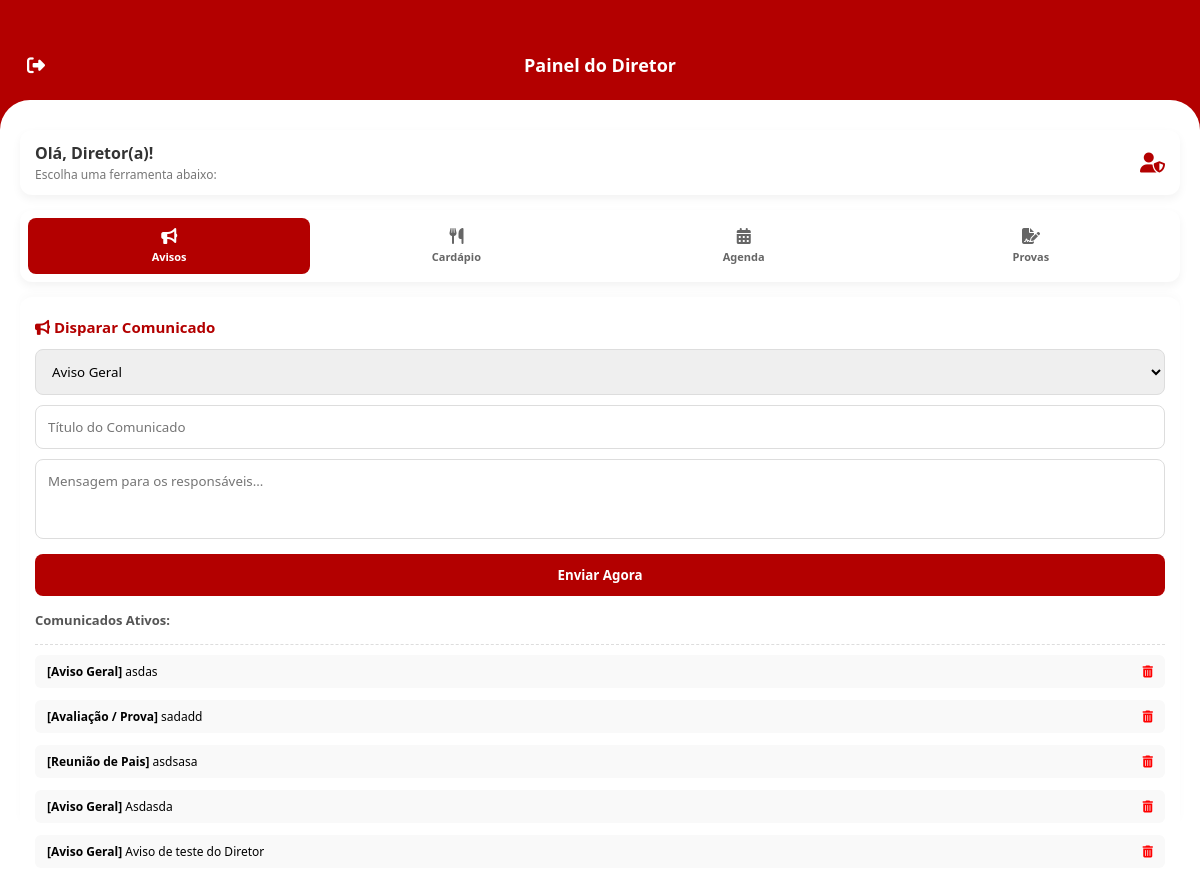
Page /dashboard_diretor on the committed database.
### app.py (models this page shows)
class Comunicado(db.Model):
    id = db.Column(db.Integer, primary_key=True)
    tipo = db.Column(db.String(50), nullable=False)
    badge_classe = db.Column(db.String(50), nullable=False)
    badge_texto = db.Column(db.String(50), nullable=False)
    tempo = db.Column(db.String(20), default="Agora")
    titulo = db.Column(db.String(100), nullable=False)
    mensagem = db.Column(db.Text, nullable=False)

### app.py (the view)
@app.route('/dashboard_diretor')
def dashboard_diretor():
    lista_comunicados = Comunicado.query.order_by(Comunicado.id.desc()).all()
    lanche_registro = obter_ou_criar_lanche()
    lista_eventos = Evento.query.all()
    lista_provas = Prova.query.all()
    lanche_dict = {
        "segunda": lanche_registro.segunda,
        "terca": lanche_registro.terca,
        "quarta": lanche_registro.quarta,
        "quinta": lanche_registro.quinta,
        "sexta": lanche_registro.sexta
    }
    return render_template(
        'dashboard_diretor.html',
        lista_comunicados=lista_comunicados,
        lanche=lanche_dict,
        lista_eventos=lista_eventos,
        lista_provas=lista_provas
    )

### app.py (called while the page is built)
def obter_ou_criar_lanche():
    lanche = LancheSemana.query.first()
    if not lanche:
        lanche = LancheSemana()
        db.session.add(lanche)
        db.session.commit()
    return lanche

### templates/dashboard_diretor.html (shortened to what this page needs)
<!DOCTYPE html>
<html lang="pt-BR">
<head>
    <link rel="stylesheet" href="../css/style.css">
    <link rel="stylesheet" href="https://cdnjs.cloudflare.com/ajax/libs/font-awesome/6.4.0/css/all.min.css">
</head>
<body>
    <div class="app-container">
        <header class="page-header" style="background: #b30000;">
            <h2 style="color: #fff;">Painel do Diretor</h2>
            <a href="/" class="back-btn" style="color: #fff; margin-right: 15px;"><i class="fas fa-sign-out-alt"></i></a>
        </header>
        <main class="page-content dash-content-card" style="padding: 15px; display: flex; flex-direction: column; flex: 1; min-height: 0;">
            <div style="background: #fff; padding: 12px 15px; border-radius: 12px; box-shadow: 0 4px 10px rgba(0,0,0,0.05); margin-bottom: 15px; display: flex; align-items: center; justify-content: space-between; flex-shrink: 0;">
                <div>
                    <h3 style="color: #333; margin: 0; font-size: 16px;">Olá, Diretor(a)!</h3>
                    <p style="color: #777; font-size: 12px; margin: 2px 0 0 0;">Escolha uma ferramenta abaixo:</p>
                </div>
                <i class="fas fa-user-shield" style="color: #b30000; font-size: 20px;"></i>
            </div>
            <nav class="director-tabs-menu" style="flex-shrink: 0;">
                <button type="button" class="tab-btn active" onclick="switchTab('comunicados')">
                    <i class="fas fa-bullhorn"></i>Avisos
                </button>
                <button type="button" class="tab-btn" onclick="switchTab('cardapio')">
                    <i class="fas fa-utensils"></i>Cardápio
                </button>
                <button type="button" class="tab-btn" onclick="switchTab('calendario')">
                    <i class="fas fa-calendar-alt"></i>Agenda
                </button>
                <button type="button" class="tab-btn" onclick="switchTab('provas')">
                    <i class="fas fa-file-signature"></i>Provas
                </button>
            </nav>
            <div style="background: #fff; padding: 20px 15px; border-radius: 12px 12px 0 0; box-shadow: 0 -4px 10px rgba(0,0,0,0.02); flex: 1; display: flex; flex-direction: column; justify-content: flex-start; min-height: 0;">
                <div id="tab-comunicados" class="director-panel-block active" style="min-height: 0;">
                    <form id="form-comunicado" action="/criar_comunicado" method="POST" style="flex-shrink: 0;">
                        <h4 style="color: #b30000; margin: 0 0 12px 0; font-size: 15px;"><i class="fas fa-bullhorn"></i> Disparar Comunicado</h4>
                        <div style="margin-bottom: 10px;">
                            <select name="tipo" style="width: 100%; padding: 12px; border: 1px solid #ddd; border-radius: 8px;" required>
                                <option value="Avisos">Aviso Geral</option>
                            </select>
                        </div>
                        <div style="margin-bottom: 10px;">
                            <input type="text" name="titulo" placeholder="Título do Comunicado" style="width: 100%; padding: 12px; border: 1px solid #ddd; border-radius: 8px; box-sizing: border-box;" required>
                        </div>
                        <div style="margin-bottom: 10px;">
                            <textarea name="mensagem" rows="3" placeholder="Mensagem para os responsáveis..." style="width: 100%; padding: 12px; border: 1px solid #ddd; border-radius: 8px; box-sizing: border-box; resize: none;" required></textarea>
                        </div>
                        <button type="submit" style="width: 100%; background: #b30000; color: #fff; border: none; padding: 12px; border-radius: 8px; font-weight: bold; cursor: pointer;">Enviar Agora</button>
                    </form>
                    <h5 style="margin: 15px 0 5px 0; color: #555; font-size: 13px; flex-shrink: 0;">Comunicados Ativos:</h5>
                    <div class="active-items-list">
                        {% for c in lista_comunicados %}
                        <div style="display: flex; justify-content: space-between; background: #f9f9f9; padding: 8px 12px; border-radius: 6px; margin-bottom: 6px; font-size: 12px;">
                            <span><strong>[{{ c.badge_texto }}]</strong> {{ c.titulo }}</span>
                            <a href="/deletar_comunicado/{{ c.id }}" style="color:red; text-decoration: none;"><i class="fas fa-trash-alt"></i></a>
                        </div>
                        {% endfor %}
                    </div>
                </div>
            </div> </main>
    </div>
</body>
</html>

### css/style.css (style rules this page uses)
* { margin: 0; padding: 0; box-sizing: border-box; font-family: 'Segoe UI', -apple-system, BlinkMacSystemFont, Roboto, sans-serif; }
button, a, .tab-btn, .menu-item, .nav-item { -webkit-tap-highlight-color: transparent !important; outline: none !important; }
html, body { margin: 0; padding: 0; width: 100%; height: 100%; overflow: hidden; }
.app-container { width: 100%; height: 100%; display: flex; flex-direction: column; overflow: hidden; position: relative; }
.dash-content-card { flex: 1 !important; background-color: #ffffff !important; background: #ffffff !important; border-top-left-radius: 30px !important; border-top-right-radius: 30px !important; margin-top: -25px !important; position: relative !important; z-index: 10 !important; overflow-y: auto !important; overflow-x: hidden !important; -webkit-overflow-scrolling: touch; padding: 30px 20px 110px 20px !important; }
.page-header + .dash-content-card, .page-header + .page-content { border-top-left-radius: 28px !important; border-top-right-radius: 28px !important; margin-top: -25px !important; position: relative; z-index: 5; }
.page-content, .dash-content-card { display: flex !important; flex-direction: column !important; justify-content: flex-start !important; }
.page-header { background-color: #b30000 !important; color: white !important; padding-top: 35px !important; padding-bottom: 50px !important; display: flex !important; justify-content: space-between !important; align-items: center !important; position: relative !important; z-index: 1 !important; }
.page-header + .dash-content-card, .page-header + .page-content, .page-header + div { border-top-left-radius: 30px !important; border-top-right-radius: 30px !important; margin-top: -30px !important; background-color: #ffffff !important; position: relative !important; z-index: 10 !important; }
.page-header { background-color: #b30000; color: white; padding: 20px; display: flex; justify-content: space-between; align-items: center; }
.back-btn { color: white; font-size: 18px; text-decoration: none; width: 32px; height: 32px; display: flex; justify-content: center; align-items: center; }
.page-header h2 { font-size: 18px; font-weight: 600; }
.tab-btn { flex: 1; background: transparent; border: none; padding: 15px 0; font-size: 14px; font-weight: 600; color: #666; cursor: pointer; text-align: center; border-bottom: 3px solid transparent; }
.tab-btn.active { color: #b30000; border-bottom-color: #b30000; }
.page-content { flex: 1; padding: 20px; padding-bottom: 95px; }
html, body { height: 100% !important; min-height: 100% !important; overflow: hidden; }
.page-content, .dash-content-card { display: flex !important; flex-direction: column !important; height: 100% !important; overflow-y: auto !important; }
.page-header { height: 130px !important; display: flex !important; justify-content: center !important; align-items: center !important; position: relative !important; padding: 0 20px !important; }
.page-header h2 { position: absolute !important; left: 50% !important; transform: translateX(-50%) !important; margin: 0 !important; white-space: nowrap !important; text-align: center !important; }
.back-btn { position: absolute !important; left: 20px !important; top: 50% !important; transform: translateY(-50%) !important; margin: 0 !important; }
.app-container main.dash-content-card { height: auto !important; min-height: calc(100vh - 100px) !important; overflow-y: auto !important; padding-bottom: 50px !important; }

### templates/dashboard_diretor.html (style rules this page uses)
.director-tabs-menu { display: flex; background: #fff; padding: 8px; border-radius: 12px; margin-bottom: 15px; box-shadow: 0 4px 10px rgba(0,0,0,0.05); gap: 5px; }
.tab-btn { flex: 1; background: transparent; border: none; padding: 10px 5px; border-radius: 8px; color: #666; font-size: 11px; font-weight: bold; cursor: pointer; display: flex; flex-direction: column; align-items: center; gap: 5px; transition: all 0.2s ease; }
.tab-btn i { font-size: 16px; }
.tab-btn.active { background: #b30000; color: #fff; }
.director-panel-block { display: none; animation: fadeIn 0.3s ease; }
.director-panel-block.active { display: flex; flex-direction: column; justify-content: flex-start; align-items: stretch; height: auto !important; flex: 1; }
.active-items-list { height: auto !important; max-height: none !important; margin-top: 10px; border-top: 1px dashed #ddd; padding-top: 10px; display: flex; flex-direction: column; gap: 6px; }

### rows in the picture
Comunicado: badge_texto "Aviso Geral", titulo "asdas"
Comunicado: badge_texto "Avaliação / Prova", titulo "sadadd"
Comunicado: badge_texto "Reunião de Pais", titulo "asdsasa"
Comunicado: badge_texto "Aviso Geral", titulo "Asdasda"
Comunicado: badge_texto "Aviso Geral", titulo "Aviso de teste do Diretor"
